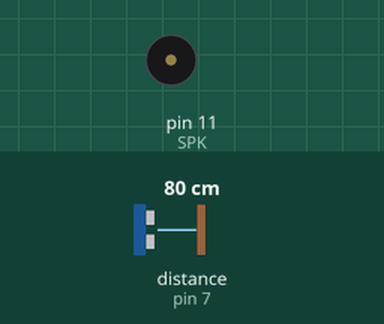
Bench run of a sketch on a simulated Arduino Uno, built with avr-gcc and run on an emulated ATmega328P. On the bench: buzzer (waves = sounding). Wiring (inferred from the names in the program): ultrasonic range finder: trigger pin 8; echo pin 7. The inputs (shaded band) are chosen by the test bench; at power-on: distance to the obstacle (sensor on pin 7) 80 cm. The echo pulse lasts 58.3 µs per cm; what the sketch prints to the serial monitor is not drawn.

Above: at 1.2 s.
1.3 s: distance to the obstacle (sensor on pin 7) set to 45 cm
2.8 s: distance to the obstacle (sensor on pin 7) set to 37 cm
At 4.0 s:
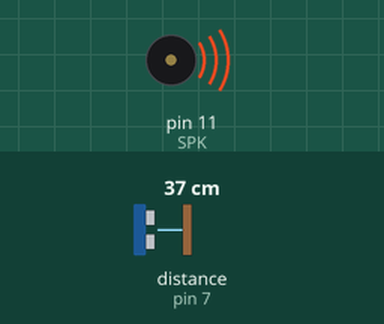
4.3 s: distance to the obstacle (sensor on pin 7) set to 18 cm
At 4.9 s:
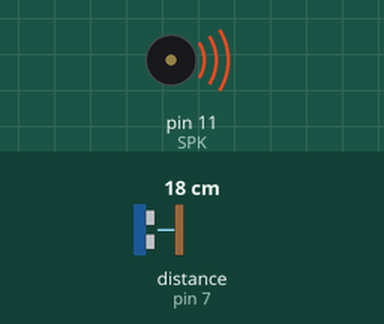
6.2 s: distance to the obstacle (sensor on pin 7) set to 25 cm
At 7.3 s:
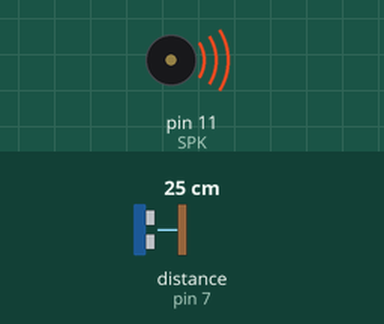
8.1 s: distance to the obstacle (sensor on pin 7) set to 15 cm
At 8.7 s:
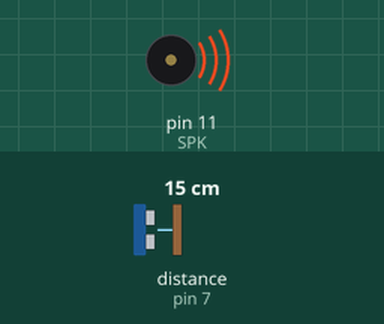
10.0 s: distance to the obstacle (sensor on pin 7) set to 12 cm
11.5 s: distance to the obstacle (sensor on pin 7) set to 9 cm
At 12.1 s:
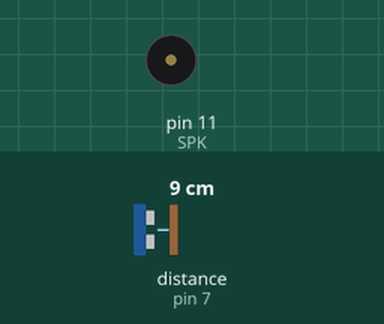
Timing chart, 0 to 14.0 s (numbered marks = the images above; inputs shaded):
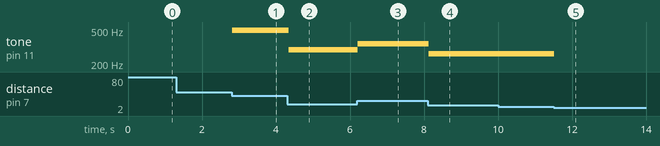

The sketch:

sol4.ino
```cpp
#define echoPin 7
#define trigPin 8
#define Temperature 27
long duration, distance;
double sSpeed_cm_us;
int SPK=11;

void setup(){
  Serial.begin(9600);
  pinMode(trigPin, OUTPUT);
  pinMode(echoPin, INPUT);
  sSpeed_cm_us=(331.5+0.6*Temperature)/pow(10,4);
}

void loop(){
  digitalWrite(trigPin, LOW);
  delayMicroseconds(2);

  digitalWrite(trigPin, HIGH);
  delayMicroseconds(10);
  digitalWrite(trigPin, LOW);
  duration = pulseIn(echoPin, HIGH);
  distance=(duration*sSpeed_cm_us)/2;

  if(distance>40||distance<10){
    noTone(SPK); Serial.println("0");
    delay(50);
  }
  if(10<=distance&&distance<=14){
    tone(SPK, 262); Serial.println("1 도");
    delay(50);
  }
  else if(14<distance&&distance<=18)
  {
    tone(SPK, 294); Serial.println("2 레");
    delay(50);
  }
  else if(18<distance&&distance<=22)
  {
    tone(SPK, 330); Serial.println("3 미");
    delay(50);
  }
  else if(22<distance&&distance<=26)
  {
    tone(SPK, 347); Serial.println("4 파");
    delay(50);
  }
  else if(26<distance&&distance<=30)
  {
    tone(SPK, 392); Serial.println("5 솔");
    delay(50);
  }
  else if(30<distance&&distance<=34)
  {
    tone(SPK, 440); Serial.println("6 라");
    delay(50);
  }
  else if(34<distance&&distance<=37)
  {
    tone(SPK, 494); Serial.println("7 시");
    delay(50);
  }
  else if(37<distance&&distance<=40)
  {
    tone(SPK, 524); Serial.println("8 도");
    delay(50);
  }
}
```

Measured:
- the behaviour switches between 41 and 40 cm on distance to the obstacle (sensor on pin 7) (found by bisection; images 0 and 1)
- the behaviour switches between 11 and 10 cm on distance to the obstacle (sensor on pin 7) (found by bisection; images 4 and 5)
- after the input at 1.3 s, every drawn part: stays the same
- after the input at 2.8 s, tone on pin 11 (SPK): silent → 494 Hz at once
- after the input at 4.3 s, tone on pin 11 (SPK): 494 Hz → 294 Hz after 0.05 s
- after the input at 6.2 s, tone on pin 11 (SPK): 294 Hz → 347 Hz at once
- after the input at 8.1 s, tone on pin 11 (SPK): 347 Hz → 262 Hz at once
- after the input at 10.0 s, every drawn part: stays the same
- after the input at 11.5 s, tone on pin 11 (SPK): 262 Hz → silent at once
